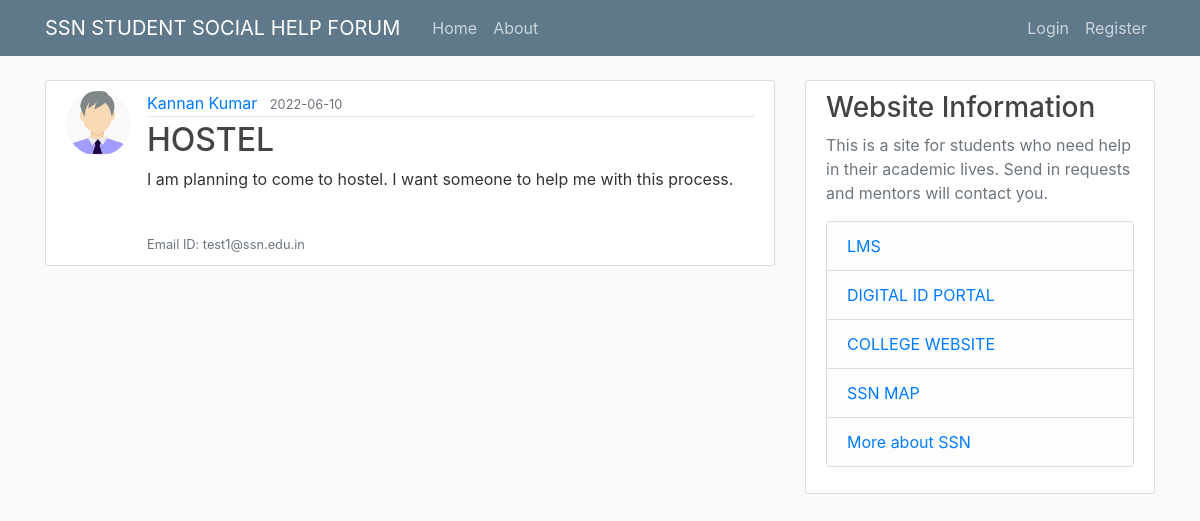
Screenshot of /post/2 with the database file from the repository.
### flaskblog/models.py (models this page shows, shortened)
class User(db.Model, UserMixin):
    id = db.Column(db.Integer, primary_key=True)
    username = db.Column(db.String(20), unique=True, nullable=False)
    email = db.Column(db.String(120), unique=True, nullable=False)
    image_file = db.Column(db.String(20), nullable=False, default='default.jpg')
    password = db.Column(db.String(60), nullable=False)
    posts = db.relationship('Post', backref='author', lazy=True)

class Post(db.Model):
    id = db.Column(db.Integer, primary_key=True)
    title = db.Column(db.String(100), nullable=False)
    date_posted = db.Column(db.DateTime, nullable=False, default=datetime.utcnow)
    content = db.Column(db.Text, nullable=False)
    user_id = db.Column(db.Integer, db.ForeignKey('user.id'), nullable=False)

### flaskblog/routes.py (the view)
@app.route("/post/<int:post_id>")
def post(post_id):
    post = Post.query.get_or_404(post_id)
    return render_template('post.html', title=post.title, post=post)

### flaskblog/templates/post.html (shortened to what this page needs)
{% extends "layout.html" %}
{% block content %}
    <article class="media content-section">
        <img class="rounded-circle article-img" src="{{ url_for('static', filename='profile_pics/' + post.author.image_file) }}">
        <div class="media-body">
            <div class="article-metadata">
                <a class="mr-2" href="#">{{ post.author.username }}</a>
                <small class="text-muted">{{ post.date_posted.strftime('%Y-%m-%d') }}</small>
            </div>
            <h2 class="article-title">{{ post.title }}</h2>
            <p class="article-content">{{ post.content }}</p>
            <small class="text-muted"> <br /> Email ID: {{ post.author.email}}</small>
        </div>
    </article>
{% endblock content %}

### flaskblog/static/main.css (style rules this page uses)
body { background: #fafafa; color: #333333; margin-top: 5rem; }
h1, h2, h3, h4, h5, h6 { color: #444444; }
.content-section { background: #ffffff; padding: 10px 20px; border: 1px solid #dddddd; border-radius: 3px; margin-bottom: 20px; }
.article-title { color: #444444; }
.article-content { white-space: pre-line; }
.article-img { height: 65px; width: 65px; margin-right: 16px; }
.article-metadata { padding-bottom: 1px; margin-bottom: 4px; border-bottom: 1px solid #e3e3e3 }

### rows the page displays
User: image_file (picture), author.username "Kannan Kumar", author.email "test1@ssn.edu.in"
Post: date_posted "2022-06-10", title "HOSTEL", content "I am planning to come to hostel. I want someone to help me with this process."
